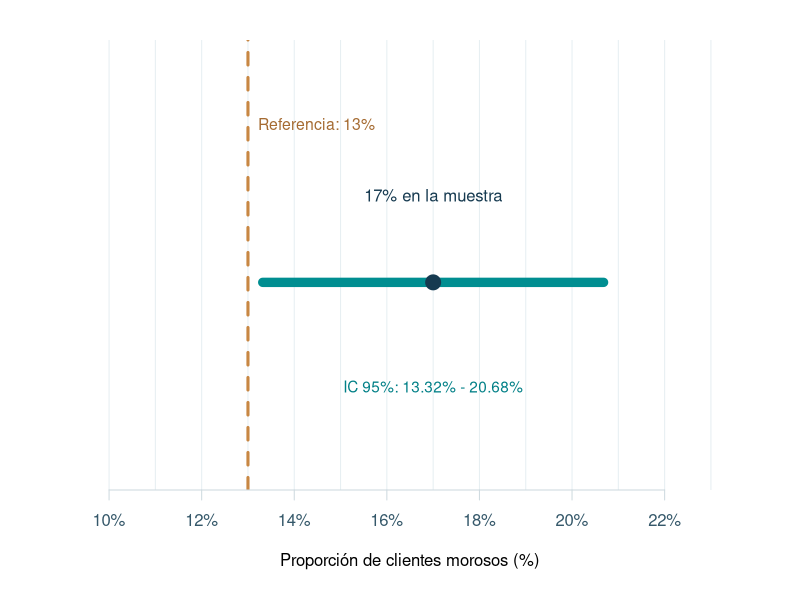

The R script that drew this image:
# PROYECTO 03 | Prueba de hipótesis para una proporción
# Asignatura: Análisis Estadístico y Simulación
# Caso académico: morosidad en una cartera de préstamos personales
# Ejecutar desde la carpeta 03-hipotesis-proporcion/ (R base, sin paquetes).

# 1. Datos originales del ejercicio
n <- 400                 # clientes en la muestra
morosos <- 68            # clientes con morosidad
p_referencia <- 0.13     # referencia histórica (13 %)
alpha <- 0.05

stopifnot(n > 0, morosos >= 0, morosos <= n,
          p_referencia > 0, p_referencia < 1)

# 2. Estadística descriptiva
p_muestral <- morosos / n
no_morosos <- n - morosos
diferencia_pp <- (p_muestral - p_referencia) * 100

# 3. IC clásico del 95 % para una proporción (aproximación normal / Wald)
# Aquí utilizamos el error estándar estimado con la proporción muestral.
z_critico <- qnorm(1 - alpha / 2)
ee_estimado <- sqrt(p_muestral * (1 - p_muestral) / n)
ic_clasico <- p_muestral + c(-1, 1) * z_critico * ee_estimado

# 4. Prueba unilateral de hipótesis para una proporción
# H0: p <= 0.13 (calculamos el estadístico bajo p = 0.13).
# H1: p > 0.13.
# IMPORTANTE: bajo H0 el EE usa p_referencia, NO p_muestral.
ee_h0 <- sqrt(p_referencia * (1 - p_referencia) / n)
z_observado <- (p_muestral - p_referencia) / ee_h0
p_valor <- pnorm(z_observado, lower.tail = FALSE)
rechazar_h0 <- p_valor < alpha

# Verificación de la aproximación normal en H0
np0 <- n * p_referencia
nq0 <- n * (1 - p_referencia)
stopifnot(np0 >= 10, nq0 >= 10)

# 5. Comprobación adicional: prueba binomial exacta
# Su valor p puede diferir un poco del aproximado (z).
prueba_exacta <- binom.test(morosos, n, p = p_referencia,
                           alternative = 'greater')

cat('\nPROYECTO 03 | MOROSIDAD DE PRÉSTAMOS PERSONALES\n')
cat(sprintf('Muestra: %d clientes | Morosos: %d | No morosos: %d\n',
            n, morosos, no_morosos))
cat(sprintf('Morosidad observada: %.2f%% | Referencia: %.2f%%\n',
            100 * p_muestral, 100 * p_referencia))
cat(sprintf('Diferencia: +%.2f puntos porcentuales\n', diferencia_pp))
cat(sprintf('IC clásico del 95%%: [%.2f%%, %.2f%%]\n',
            100 * ic_clasico[1], 100 * ic_clasico[2]))
cat(sprintf('Prueba z unilateral: z = %.4f; valor p = %.6f\n',
            z_observado, p_valor))
cat(sprintf('Prueba binomial exacta (comprobación): valor p = %.6f\n',
            prueba_exacta$p.value))
cat(if (rechazar_h0)
      'Decisión: rechazar H0 al 5%; evidencia de morosidad superior al 13%.\n'
    else
      'Decisión: no rechazar H0 al 5%%.\n')

# 6. Bootstrap percentil (B = 1,000), siguiendo el laboratorio.
# Se reconstruyen 400 observaciones binarias a partir de los conteos
# originales: 1 = cliente moroso, 0 = cliente no moroso.
# No son clientes adicionales ni datos individuales nuevos.
datos_morosidad <- c(rep(1, morosos), rep(0, no_morosos))
B <- 1000
set.seed(123)
proporciones_boot <- replicate(
  B, mean(sample(datos_morosidad, size = n, replace = TRUE))
)
ic_boot <- as.numeric(quantile(proporciones_boot,
                                probs = c(alpha / 2, 1 - alpha / 2)))
cat(sprintf('IC bootstrap percentil, B=%d: [%.2f%%, %.2f%%]\n',
            B, 100 * ic_boot[1], 100 * ic_boot[2]))
cat('Nota: Bootstrap refleja el remuestreo de esta muestra; no corrige sesgo de selección.\n')

# 7. Gráfico: proporción, IC clásico y referencia
if (!dir.exists('figuras')) dir.create('figuras')
png('figuras/intervalo-proporcion.png', width = 1400, height = 720, res = 160)
par(mar = c(5.5, 3, 2.0, 2), family = 'sans')
plot(NA, xlim = c(0.095, 0.235), ylim = c(0.45, 1.65),
     xlab = 'Proporción de clientes morosos (%)', ylab = '',
     axes = FALSE, frame.plot = FALSE)
abline(v = seq(10, 23, 1) / 100, col = '#E6EEF2', lwd = 1)
abline(v = p_referencia, col = '#C88743', lwd = 3, lty = 2)
segments(ic_clasico[1], 1, ic_clasico[2], 1,
         col = '#008E91', lwd = 9, lend = 'round')
points(p_muestral, 1, col = '#163A50', pch = 19, cex = 2.0)
axis(1, at = seq(10, 23, 2) / 100, labels = paste0(seq(10, 23, 2), '%'),
     col = '#CEDADF', col.axis = '#35586A')
text(p_referencia, 1.45, 'Referencia: 13%', col = '#A56B32', pos = 4, cex = .95)
text(p_muestral, 1.25, '17% en la muestra', col = '#163A50', cex = 1.0)
text(mean(ic_clasico), .70,
     sprintf('IC 95%%: %.2f%% - %.2f%%', 100*ic_clasico[1], 100*ic_clasico[2]),
     col = '#007F86', cex = .92)
dev.off()

# Comprobación de valores principales del ejercicio
stopifnot(abs(p_muestral - .17) < 1e-12,
          abs(z_observado - 2.3788041338) < 1e-8,
          abs(p_valor - .0086844511) < 1e-8)
